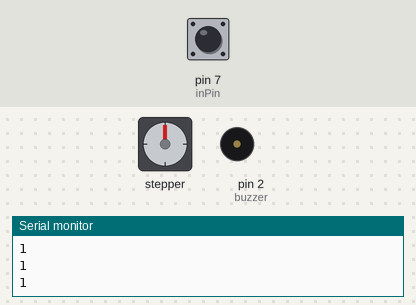
Bench run of a sketch on a simulated Arduino Uno, built with avr-gcc and run on an emulated ATmega328P. On the bench: stepper motor, buzzer (waves = sounding, pin HIGH), the last lines printed to the serial monitor. The inputs (shaded band) are chosen by the test bench; at power-on: pin 7 (inPin) HIGH. Stepper angles assume 4096 steps per turn.

Above: at 1.5 s.
1.6 s: pin 7 (inPin) pulled LOW for 0.15 s
At 2.15 s:
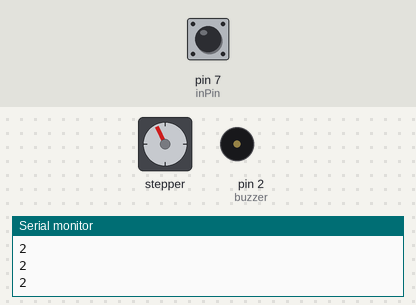
4.6 s: pin 7 (inPin) pulled LOW for 1 s
At 5.8 s:
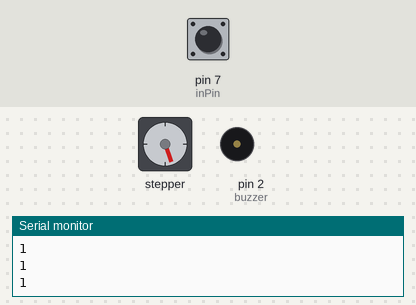
7.6 s: pin 7 (inPin) pulled LOW for 0.15 s
At 8.18 s:
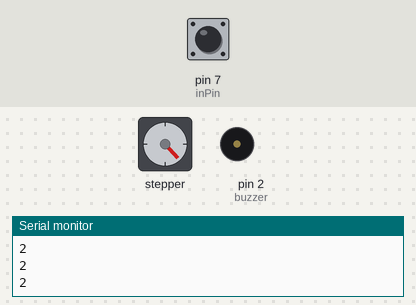
10.6 s: pin 7 (inPin) pulled LOW for 3.2 s
At 13.93 s:
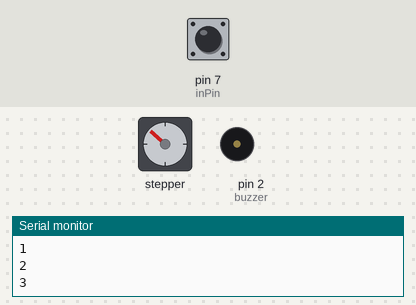
15.3 s: pin 7 (inPin) pulled LOW for 0.15 s
At 16.5 s:
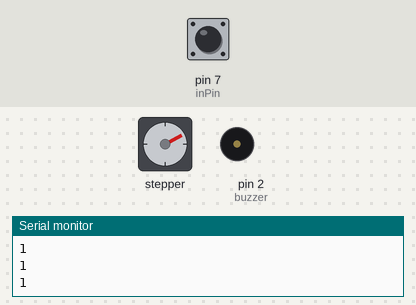
16.9 s: pin 7 (inPin) pulled LOW for 1 s
At 17.96 s:
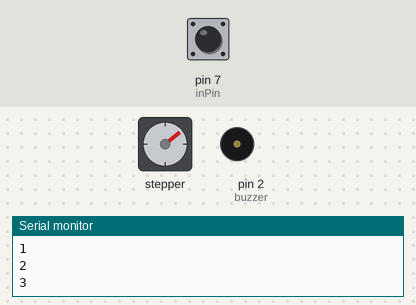
Timing chart, 0 to 21.9 s (numbered marks = the images above; inputs shaded):
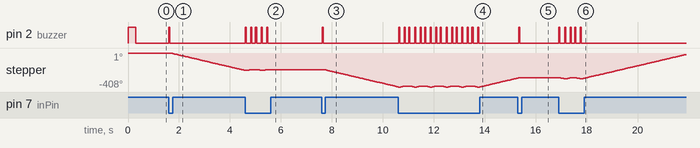

The sketch:

RotatorTableV1.ino
```cpp
#include <CheapStepper.h>

int buzzer = 2;
int inPin = 7; // przycisk
int val = 0; // zmienna?
int stanButton = 0; // stan

CheapStepper stepper (8,9,10,11);

void setup()
{
pinMode(inPin, INPUT_PULLUP);
pinMode(buzzer, OUTPUT);
stepper.setRpm(12);
Serial.begin(9600);
startSound();
}

void loop()
{
option();
if(stanButton == 0)
{
  Serial.println("1");
  stepper.moveDegreesCW(0);
  delay(100);
}
else if(stanButton == 1)
{
  Serial.println("2");
  stepper.moveDegreesCCW(10);
}
else if(stanButton == 2)
{
  Serial.println("3");
  stepper.moveDegreesCW(10);
}
}

//FUNCTIONS
void option()
{
  val = digitalRead(inPin);   // read the input pin
  if(val == LOW)
{
  selectSound();
  stanButton=(stanButton + 1) % 3; // dodaje
}
}

void startSound()
{
  digitalWrite(buzzer, 1);
  delay(300);
  digitalWrite(buzzer, 0);
}

void selectSound()
{
  digitalWrite(buzzer, 1);
  delay(40);
  digitalWrite(buzzer, 0);
  delay(40);
}
```

Measured:
- after the input at 1.6 s, pin 2 (buzzer): LOW → HIGH at once, → LOW 0.04 s later; stepper: keeps turning counter-clockwise at about 72°/s, starting after 0.08 s
- after the input at 4.6 s, pin 2 (buzzer): alternates HIGH for 0.04 s and LOW for 0.18 s, 10 changes in all, then stays LOW, starting at once
- after the input at 7.6 s, pin 2 (buzzer): LOW → HIGH at once, → LOW 0.04 s later; stepper: keeps turning counter-clockwise at about 72°/s, starting after 0.10 s
- after the input at 10.6 s, pin 2 (buzzer): alternates HIGH for 0.04 s and LOW for 0.18 s, 32 changes in all, then stays LOW, starting at once
- after the input at 15.3 s, pin 2 (buzzer): LOW → HIGH at once, → LOW 0.04 s later; stepper: goes on until 15.3 s, then stays -298°
- after the input at 16.9 s, pin 2 (buzzer): alternates HIGH for 0.04 s and LOW for 0.18 s, 10 changes in all, then stays LOW, starting at once; stepper: turns 10° counter-clockwise in 0.12 s, then 10° clockwise in 0.14 s, then 10° counter-clockwise in 0.12 s, then 289° clockwise in 4.0 s
